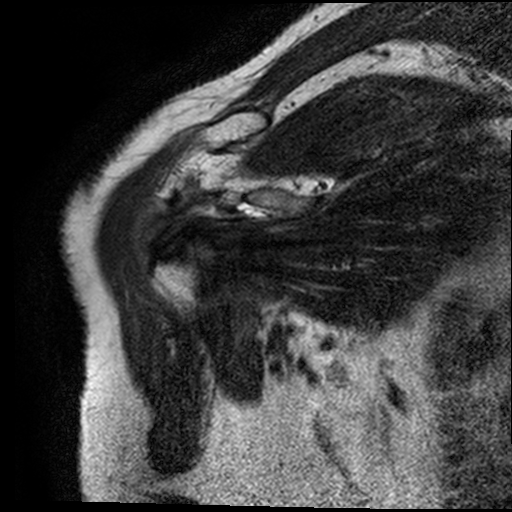
#> input picture images/1_0090.png, 512 x 512 px; its folder holds only this picture in this run
$ python hog.py
#> lines starting #> are read from the running program, lines starting #| are printed output that depends on the picture; after the words box and inside, x2 and y2 are one past the last pixel; in counts of white or black regions, pixels touching at a corner belong together
# Importing the libraries
import copy
import numpy as np
import matplotlib.pyplot as plt
import matplotlib.patches as patches
import cv2
import os

path = './images'
for images in os.listdir(path):

    image = cv2.imread("./images/" + str(images))
#> image is the input picture: shape (512, 512, 3); min 0, max 255, mean 60.5
    #image = cv2.cvtColor(image, cv2.COLOR_RGB2GRAY)

    #applying hough for curve detection
    inputImageGray = cv2.cvtColor(image, cv2.COLOR_BGR2GRAY)
    smoothImage = cv2.GaussianBlur(inputImageGray, (5, 5), 0)

    edges = cv2.Canny(smoothImage, 150, 200, apertureSize=3)
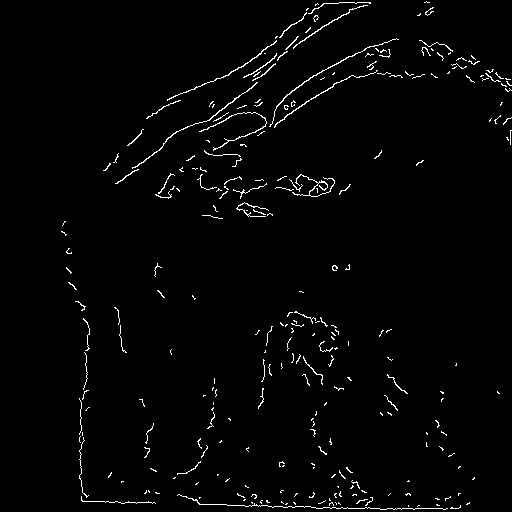
#> edges: shape (512, 512); 1.9% white in thin lines or dots, all inside (x1, y1, x2, y2) = (61, 1, 512, 510)
    minLineLength = 1000
    maxLineGap = 5
    lines = cv2.HoughLinesP(edges, cv2.HOUGH_PROBABILISTIC, np.pi / 180, 30, minLineLength, maxLineGap)
#> lines = 96 rows, first 6: [415, 508, 442, 508], [274, 506, 282, 506], [271, 45, 276, 40], [337, 18, 346, 13], [88, 501, 104, 501], [212, 126, 229, 117]
    for m in range(0, len(lines)):
        for m1, n1, m2, n2 in lines[m]:
            pts = np.array([[m1, n1], [m2, n2]], np.int32)
            cv2.polylines(image, [pts], True, (0, 255, 0))
#> this loop made 96 passes
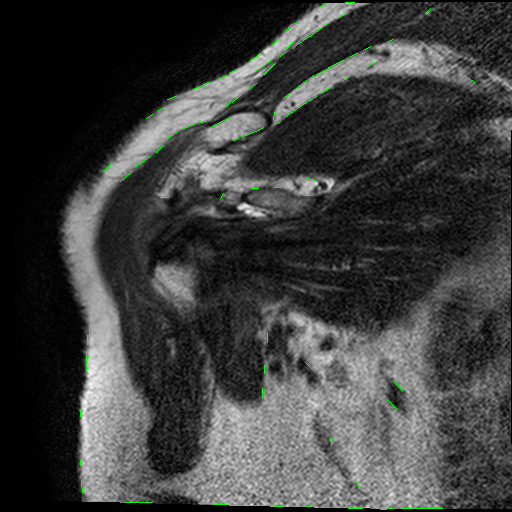
#> image: shape (512, 512, 3); 0.35% of pixels changed, all inside (x1, y1, x2, y2) = (80, 2, 475, 510)


    # Setting HOG Parameters
    cell_size = (10, 10)
    cells_per_block = (2, 2)
    horizontal_stride = 1
    vertical_stride = 1
    hist_bars = 15

    block_size = (cells_per_block[0] * cell_size[0],
                  cells_per_block[1] * cell_size[1])

    # Total number of cells in image
    x_cell = image.shape[1] // cell_size[0]
#> x_cell = 51
    y_cell = image.shape[0] // cell_size[1]
#> y_cell = 51

    # Block stride
    block_stride = (cell_size[0] * horizontal_stride,
                    cell_size[1] * vertical_stride)

    # Window size
    win_size = (x_cell * cell_size[0],
                y_cell * cell_size[1])
#> win_size = (510, 510)


    HOG = cv2.HOGDescriptor(win_size,                       # Detection window pixels
                            block_size,                     # Cells per block.
                            block_stride,                   # distance between blocks
                            cell_size,                      # cell size
                            hist_bars)                      # num of histogram's bars.

    HOG_descriptor = HOG.compute(image)


    # blocks inside detection window (x axis)
    total_blocks_x = np.uint32(((x_cell - cells_per_block[0]) / horizontal_stride) + 1)
#> total_blocks_x = 50

    # blocks inside detection window (y axis)
    total_blocks_y = np.uint32(((y_cell - cells_per_block[1]) / vertical_stride) + 1)
#> total_blocks_y = 50

    # feature vector elements
    total_elements = (total_blocks_x) * (total_blocks_y) * cells_per_block[0] * cells_per_block[1] * hist_bars
#> total_elements = 150000

    # feature vector reshaped
    hog_descriptor_reshaped = HOG_descriptor.reshape(total_blocks_x,
                                                     total_blocks_y,
                                                     cells_per_block[0],
                                                     cells_per_block[1],
                                                     hist_bars)


    # Transposing the blocks
    hog_descriptor_reshaped = hog_descriptor_reshaped.transpose((1, 0, 2, 3, 4))

    # Initializing "Average Gradient per Cell" with zeros
    ave_grad = np.zeros((y_cell, x_cell, hist_bars))

    # Initializing an array of zeros for counting the number of histograms per cell
    hist_counter = np.zeros((y_cell, x_cell, 1))

    # Adding up all the histograms for each cell
    for i in range(cells_per_block[0]):
        for j in range(cells_per_block[1]):
            ave_grad[i:total_blocks_y + i,
            j:total_blocks_x + j] += hog_descriptor_reshaped[:, :, i, j, :]
            hist_counter[i:total_blocks_y + i,
            j:total_blocks_x + j] += 1
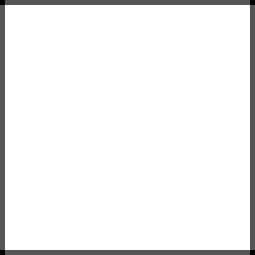
#> hist_counter: shape (51, 51, 1) float64 (shown 5 times larger); min 1, max 4, mean 3.84; drawn with min black and max white

    # Average gradient for each cell
    ave_grad /= hist_counter

    # Total number of vectors in all cells
    len_vecs = ave_grad.shape[0] * ave_grad.shape[1] * ave_grad.shape[2]
#> len_vecs = 39015

    # Equally spacing degrees between 0-180 degrees radians to the hist_bars
    deg = np.linspace(0, np.pi, hist_bars, endpoint = False)

    # Creating arrays for holding components of vector
    U = np.zeros((len_vecs))
    V = np.zeros((len_vecs))

    # Creating arrays for holding positions of vector
    X = np.zeros((len_vecs))
    Y = np.zeros((len_vecs))

    # Set the counter to zero
    counter = 0

    # Calculating the positions and components

    # Iterating thorogh x axis of average_gradients
    for i in range(ave_grad.shape[0]):

        # Iterating through y axis of average_gradients
        for j in range(ave_grad.shape[1]):

            # Iterating through z axis of average_gradients
            for k in range(ave_grad.shape[2]):
                # Computing Components
                U[counter] = ave_grad[i, j, k] * np.cos(deg[k])
                V[counter] = ave_grad[i, j, k] * np.sin(deg[k])

                # Computing positions
                X[counter] = (cell_size[0] / 2) + (cell_size[0] * i)
                Y[counter] = (cell_size[1] / 2) + (cell_size[1] * j)

                # Incrementing the counter
                counter = counter + 1
#> after the loop, counter = 39015

    # equally spacing the histogram between 0-180 degrees
    angle_axis = np.linspace(0, 180, hist_bars, endpoint = False)

    # Adding (half of two degrees = 10) degrees to each
    angle_axis += ((angle_axis[1] - angle_axis[0]) / 2)

    # subplot figure size
    plt.rcParams['figure.figsize'] = [15, 5]

    # final figure with 3 subplots
    fig, (HOG_on_img, zoom, hist) = plt.subplots(1, 3)


    """Visualizing the HOG"""
    # Onclick event


    # [73 lines left out: function onpress, not called in this run]


    # Create a connection between the figure and the mouse click
    fig.canvas.mpl_connect('button_press_event', onpress)
    plt.show()

$ run again, on images/1_0094.png
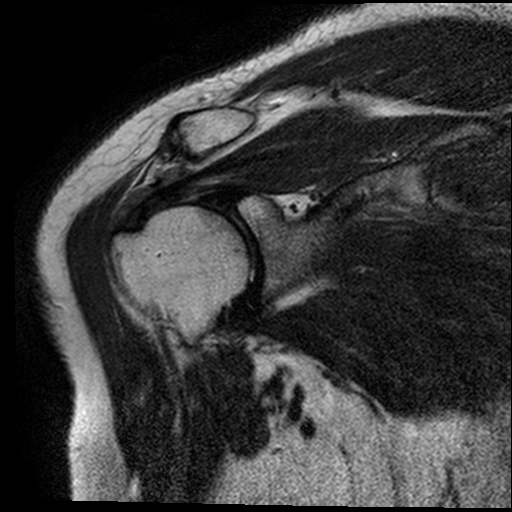
#> input picture images/1_0094.png, 512 x 512 px
#> image is the input picture: shape (512, 512, 3); min 0, max 255, mean 55.9
#> `edges = cv2.Canny(smoothImage, 150, 200, apertureSize=3)`:
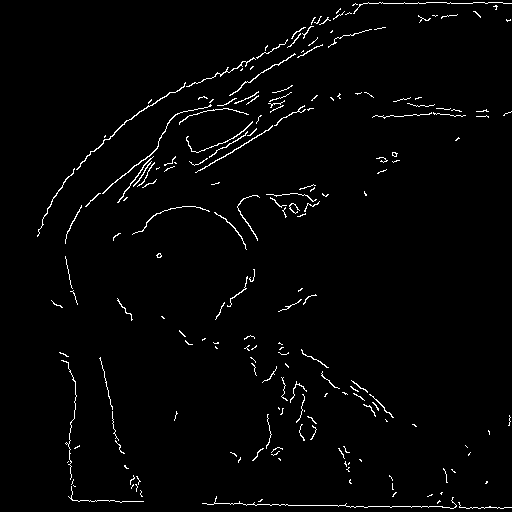
#> edges: shape (512, 512); 2% white in thin lines or dots
#> lines = 126 rows, first 6: [122, 501, 143, 501], [292, 505, 337, 505], [451, 3, 472, 3], [405, 3, 417, 3], [159, 99, 167, 95], [106, 189, 133, 167]
#> the loop `for m in range(0, len(lines)):` made 126 passes
#> after the loop `for m in range(0, len(lines)):`:
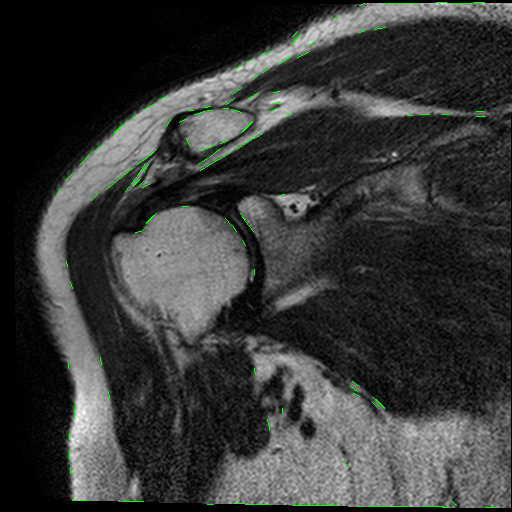
#> image: shape (512, 512, 3); 0.45% of pixels changed, all inside (x1, y1, x2, y2) = (56, 2, 497, 508)
#> after the loop `for i in range(ave_grad.shape[0]):`: counter = 39015

$ run again, on images/1_0095.png
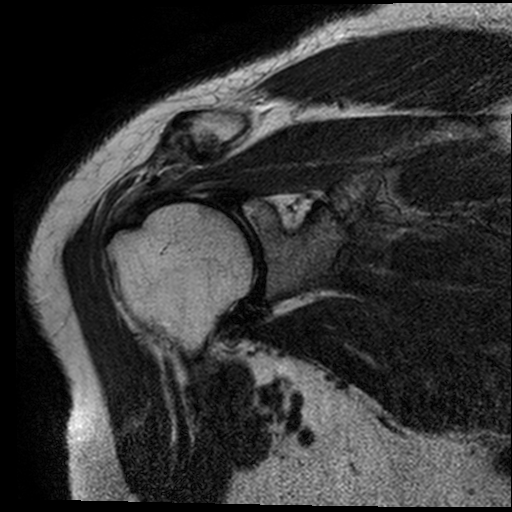
#> input picture images/1_0095.png, 512 x 512 px
#> image is the input picture: shape (512, 512, 3); min 0, max 255, mean 52.1
#> `edges = cv2.Canny(smoothImage, 150, 200, apertureSize=3)`:
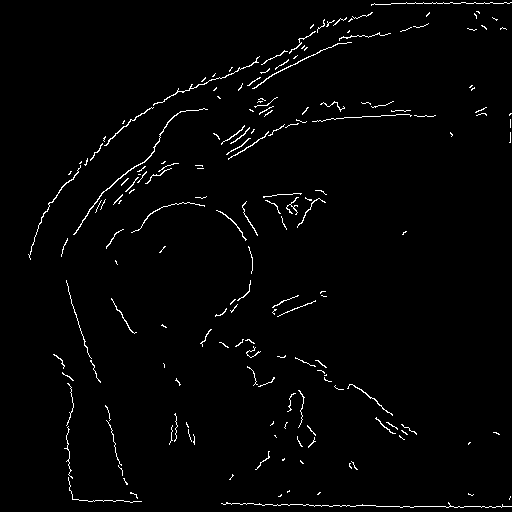
#> edges: shape (512, 512); 1.8% white in thin lines or dots
#> lines = 104 rows, first 6: [376, 506, 399, 506], [72, 499, 78, 499], [414, 506, 442, 506], [466, 3, 473, 3], [72, 304, 78, 323], [232, 503, 239, 503]
#> the loop `for m in range(0, len(lines)):` made 104 passes
#> after the loop `for m in range(0, len(lines)):`:
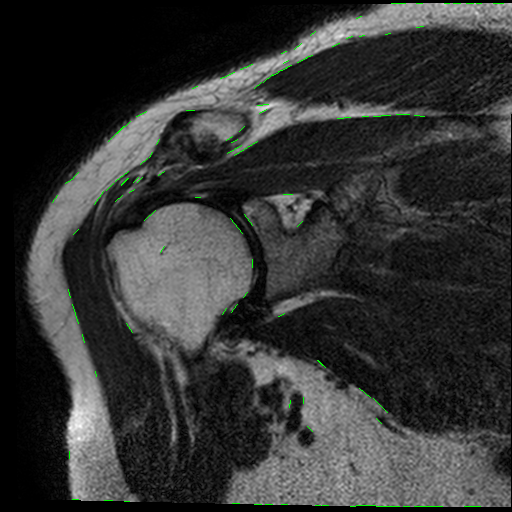
#> image: shape (512, 512, 3); 0.36% of pixels changed, all inside (x1, y1, x2, y2) = (52, 3, 504, 507)
#> after the loop `for i in range(ave_grad.shape[0]):`: counter = 39015

$ run again, on images/1_0096.png
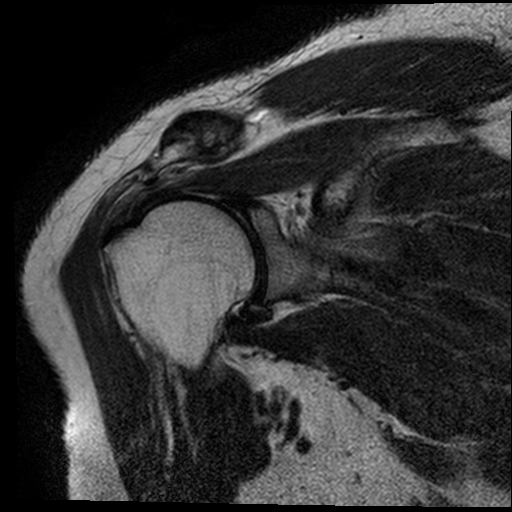
#> input picture images/1_0096.png, 512 x 512 px
#> image is the input picture: shape (512, 512, 3); min 0, max 255, mean 50.2
#> `edges = cv2.Canny(smoothImage, 150, 200, apertureSize=3)`:
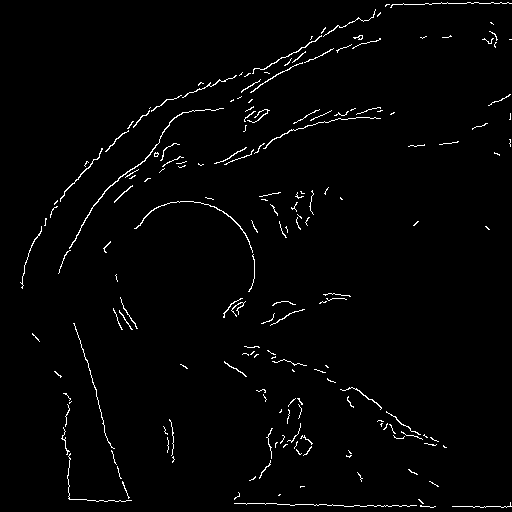
#> edges: shape (512, 512); 1.8% white in thin lines or dots
#> lines = 104 rows, first 6: [234, 503, 245, 503], [266, 503, 276, 503], [295, 504, 313, 504], [120, 177, 132, 168], [392, 4, 402, 4], [286, 56, 291, 54]
#> the loop `for m in range(0, len(lines)):` made 104 passes
#> after the loop `for m in range(0, len(lines)):`:
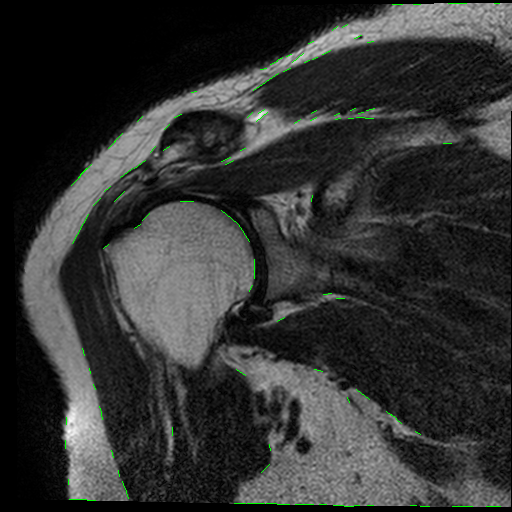
#> image: shape (512, 512, 3); 0.37% of pixels changed, all inside (x1, y1, x2, y2) = (65, 3, 501, 507)
#> after the loop `for i in range(ave_grad.shape[0]):`: counter = 39015

$ run again, on images/1_0091.png
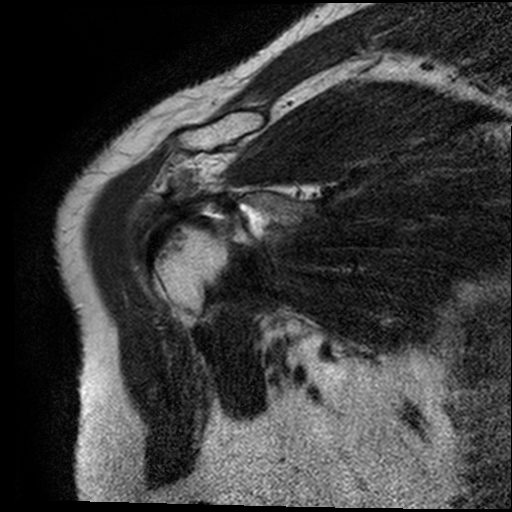
#> input picture images/1_0091.png, 512 x 512 px
#> image is the input picture: shape (512, 512, 3); min 0, max 255, mean 58.1
#> `edges = cv2.Canny(smoothImage, 150, 200, apertureSize=3)`:
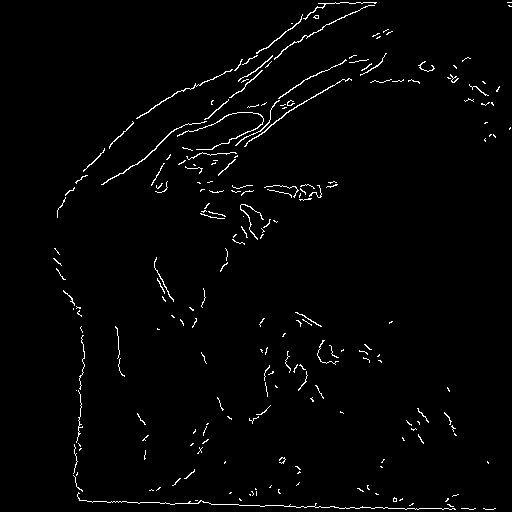
#> edges: shape (512, 512); 1.8% white in thin lines or dots, all inside (x1, y1, x2, y2) = (53, 2, 512, 510)
#> lines = 105 rows, first 6: [307, 506, 314, 506], [175, 503, 198, 503], [321, 507, 329, 507], [160, 102, 170, 97], [419, 508, 441, 508], [284, 114, 320, 92]
#> the loop `for m in range(0, len(lines)):` made 105 passes
#> after the loop `for m in range(0, len(lines)):`:
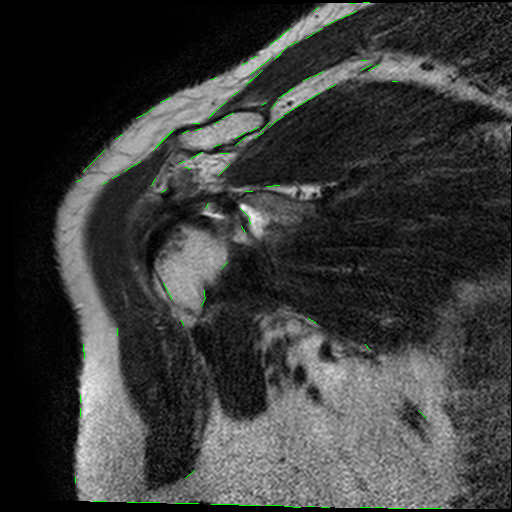
#> image: shape (512, 512, 3); 0.41% of pixels changed, all inside (x1, y1, x2, y2) = (75, 2, 442, 509)
#> after the loop `for i in range(ave_grad.shape[0]):`: counter = 39015
